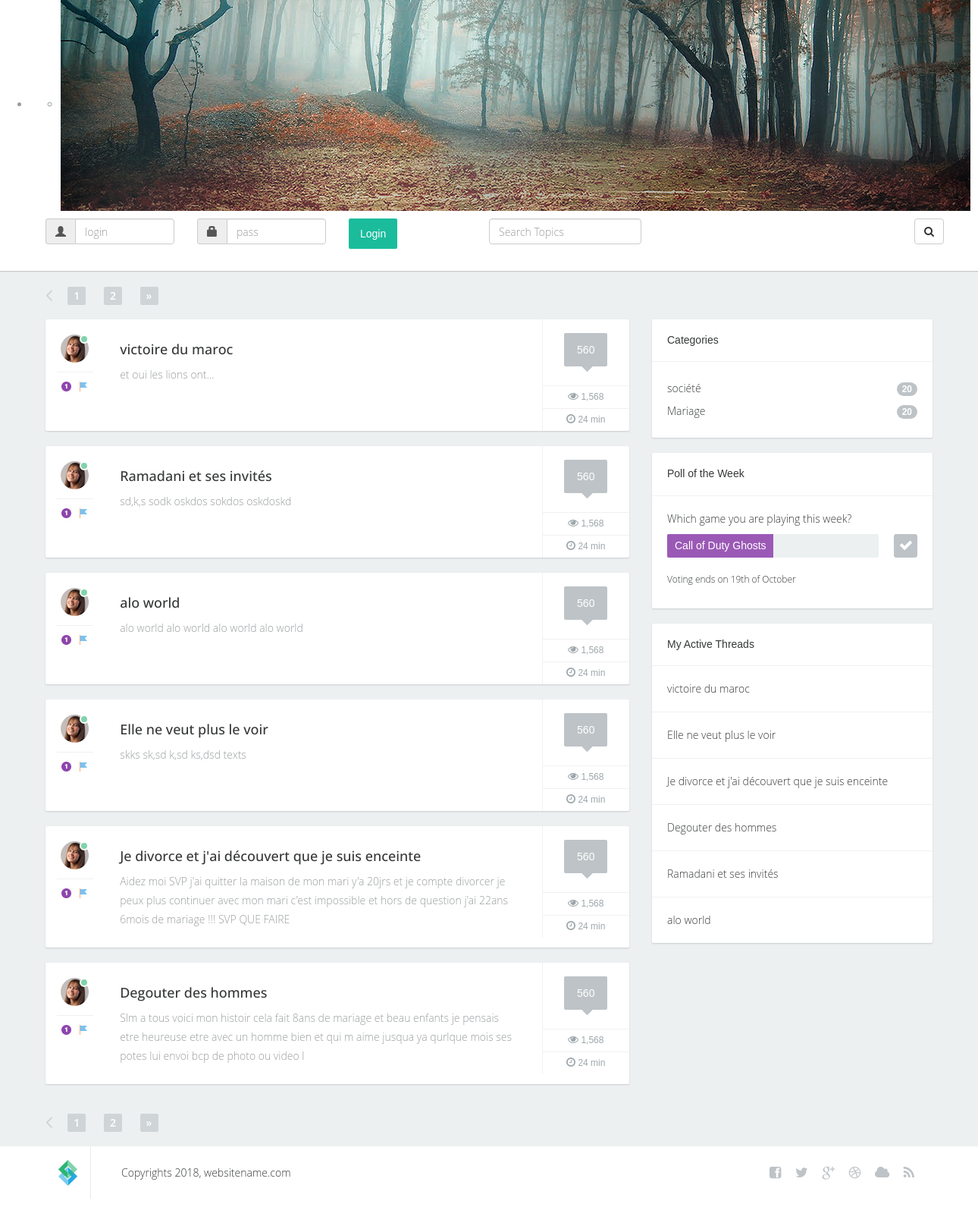
The page / on the database its author committed.
### tables this page shows
CREATE TABLE `topics` (
  `topic_id` int(8) NOT NULL,
  `topic_subject` varchar(255) NOT NULL,
  `topic_date` datetime NOT NULL,
  `topic_cat` int(8) NOT NULL,
  `topic_by` int(8) NOT NULL
);

CREATE TABLE `categories` (
  `cat_id` int(8) NOT NULL,
  `cat_name` varchar(255) NOT NULL,
  `cat_description` varchar(255) NOT NULL
);

### index.php (the view, shortened to what this page needs)
<?php
$perpage = 6;
if(isset($_GET['page']) & !empty($_GET['page'])){
	$curpage = $_GET['page'];
}else{
	$curpage = 1;
}
$start = ($curpage * $perpage) - $perpage;
$PageSql = "SELECT * FROM posts";
$pageres = mysql_query($PageSql);
$totalres = mysql_num_rows($pageres);
$endpage = ceil($totalres/$perpage);
$nextpage = $curpage + 1;
$sqlpost = "SELECT t.topic_id,t.topic_subject,p.post_content
                FROM
                    topics t, posts p
                WHERE
                    t.topic_id=p.post_topic
					group by(t.topic_id)
					order by t.topic_date,p.post_date desc  LIMIT $start, $perpage";
$resultpost = mysql_query($sqlpost);
?>
<!DOCTYPE html>
<html lang="fr">
<head>
        <link href="css/bootstrap.min.css" rel="stylesheet">
        <link href="css/custom.css" rel="stylesheet">
        <link rel="stylesheet" href="font-awesome-4.0.3/css/font-awesome.min.css">
        <link rel="stylesheet" type="text/css" href="css/style.css" media="screen" />
        <link rel="stylesheet" type="text/css" href="rs-plugin/css/settings.css" media="screen" />
    </head>
    <body>
        <div class="container-fluid">
            <div class="tp-banner-container">
              <div class="tp-banner" >
                <ul>
                <li data-transition="fade" data-slotamount="7" data-masterspeed="1500" >
                  <div class="tp-banner-container">
                    <div class="tp-banner" >
                      <ul>
                        <li data-transition="fade" data-slotamount="7" data-masterspeed="1500" >
                          <img src="images/slide.jpg"  alt="slidebg1"  data-bgfit="cover" data-bgposition="left top" data-bgrepeat="no-repeat">
                        </li>
                      </ul>
                    </div>
                  </div>
                </li>
                </ul>
              </div>
            </div>
		  <div class="headernav">
                <div class="container">
                    <div class="row">
					<?php
if(isset($_SESSION['signed_in']) && $_SESSION['signed_in'] == true)
{
    echo "You are already signed in, | you can <a href='signout.php'>sign out</a> if you want.";
}
else
{
    if($_SERVER['REQUEST_METHOD'] != 'POST')
    {
echo "<form method=\"post\" action=\"\">
						<div class=\"col-xs-2\">
<div class=\"input-group\"><span class=\"input-group-addon\"><i class=\"glyphicon glyphicon-user\"></i></span><input id=\"email\" type=\"text\"
class=\"form-control\" name=\"user_name\" placeholder=\"login\">
  </div>
						</div>
						<div class=\"col-xs-2\">
<div class=\"input-group\"><span class=\"input-group-addon\"><i class=\"glyphicon glyphicon-lock\"></i></span><input id=\"password\" type=\"password\" class=\"form-control\" name=\"user_pass\" placeholder=\"pass\">
  </div>
						</div>
						<div class=\"col-xs-2\">
						<button type=\"submit\" class=\"btn btn-primary\">Login</button>
						</div>
    					</form>";
	echo '
	<div class=\"col-xs-6\">
	<div class="wrap">
                                <form action="#" method="post" class="form">
                                    <div class="pull-left txt"><input type="text" class="form-control" placeholder="Search Topics"></div>
                                    <div class="pull-right"><button class="btn btn-default" type="button"><i class="fa fa-search"></i></button></div>
                                    <div class="clearfix"></div>
                                </form>
                            </div>
                        </div>
						</div>';
    }
}
	?>
					</div>
                </div>
            </div>
   <section class="content">
                <div class="container">
                    <div class="row">
                        <div class="col-lg-8 col-xs-12 col-md-8">
                            <div class="pull-left"><a href="#" class="prevnext"><i class="fa fa-angle-left"></i></a></div>
                            <div class="pull-left">
								<ul class="paginationforum">
								   <li class="hidden-xs"><a class="page-link" href="?page=<?php echo $curpage ?>"><?php echo $curpage ?></a></li>
								<?php if($curpage != $endpage){ ?>
                                <li class="hidden-xs"><a class="page-link" href="?page=<?php echo $nextpage ?>"><?php echo $nextpage ?></a></li>
                                <li class="hidden-xs">
                                <a class="page-link" href="?page=<?php echo $endpage ?>" aria-label="Next">
                                <span aria-hidden="true">&raquo;</span>
                               </a>
                               </li>
                              <?php } ?>
								</ul>
                            </div>
                            <div class="clearfix"></div>
                        </div>
                    </div>
                </div>
                <div class="container">
                    <div class="row">
                        <div class="col-lg-8 col-md-8">
                            <?php
 while($rowpost = mysql_fetch_assoc($resultpost))
      {
	 echo " <div class=\"post\">
	                               <div class=\"wrap-ut pull-left\">
                                    <div class=\"userinfo pull-left\">
                                        <div class=\"avatar\">
                                            <img src=\"images/avatar.jpg\" alt=\"\" />
                                            <div class=\"status green\">&nbsp;</div>
                                        </div>
                                        <div class=\"icons\">
                                            <img src=\"images/icon1.jpg\" alt=\"\" /><img src=\"images/icon4.jpg\" alt=\"\" />
                                        </div>
                                    </div>
                                    <div class=\"posttext pull-left\">
  <h2><a href=\"02_topic.html\">".$rowpost["topic_subject"]."</a></h2>
       <p>".substr($rowpost["post_content"],0,200)."</p>
                                    </div>
                                    <div class=\"clearfix\"></div>
                                </div>
                                <div class=\"postinfo pull-left\">
                                    <div class=\"comments\">
                                        <div class=\"commentbg\">
                                            560
                                            <div class=\"mark\"></div>
                                        </div>
                                    </div>
                                    <div class=\"views\"><i class=\"fa fa-eye\"></i> 1,568</div>
                                    <div class=\"time\"><i class=\"fa fa-clock-o\"></i> 24 min</div>
                                </div>
                                <div class=\"clearfix\"></div>
                            </div>";
	  }
	  ?>
                </div>
                        <div class="col-lg-4 col-md-4">
                            <div class="sidebarblock">
                                <h3>Categories</h3>
                                <div class="divline"></div>
                                <div class="blocktxt">
                                    <ul class="cats">
  <?php
$sqlcat = "SELECT cat_id,cat_name,cat_description FROM categories";
$resultcat = mysql_query($sqlcat);
 while($rowcat = mysql_fetch_assoc($resultcat))
      {
	echo "<li><a href=\"category.php?id=".$rowcat['cat_id']."\">".$rowcat['cat_name']."<span class=\"badge pull-right\">20    </span></a></li>";
	}
?>
                                    </ul>
                                </div>
                            </div>
                            <div class="sidebarblock">
                                <h3>Poll of the Week</h3>
                                <div class="divline"></div>
                                <div class="blocktxt">
                                    <p>Which game you are playing this week?</p>
                                    <form action="#" method="post" class="form">
                                        <table class="poll">
                                            <tr>
                                                <td>
                                                    <div class="progress">
                                                        <div class="progress-bar color1" role="progressbar" aria-valuenow="90" aria-valuemin="0" aria-valuemax="50" style="width: 50%">
                                                            Call of Duty Ghosts
                                                        </div>
                                                    </div>
                                                </td>
                                                <td class="chbox">
                                                    <label for="opt1"></label>
                                                </td>
                                           </tr>
                                       </table>
                                    </form>
                                    <p class="smal">Voting ends on 19th of October</p>
                                </div>
                            </div>
                            <div class="sidebarblock">
                                <h3>My Active Threads</h3>
                          <?php
$sqltopic = "SELECT t.topic_subject,count(*) as nbr_post
                FROM
                    topics t, posts p
                WHERE
                    t.topic_id=p.post_topic
					group by(t.topic_id)
					order by  nbr_post desc";
$resulttopic = mysql_query($sqltopic);
 while($rowtopic = mysql_fetch_assoc($resulttopic))
      {
          echo "<div class=\"divline\"></div><div class=\"blocktxt\">
                         <a href=\"#\">".$rowtopic["topic_subject"]."</a></div>";
	  }
?>
                            </div>
                        </div>
                    </div>
                </div>
 <div class="container">
                    <div class="row">
                        <div class="col-lg-8 col-xs-12 col-md-8">
                            <div class="pull-left"><a href="#" class="prevnext"><i class="fa fa-angle-left"></i></a></div>
                            <div class="pull-left">
								<ul class="paginationforum">
								   <li class="hidden-xs"><a class="page-link" href="?page=<?php echo $curpage ?>"><?php echo $curpage ?></a></li>
								<?php if($curpage != $endpage){ ?>
                                <li class="hidden-xs"><a class="page-link" href="?page=<?php echo $nextpage ?>"><?php echo $nextpage ?></a></li>
                                <li class="hidden-xs">
                                <a class="page-link" href="?page=<?php echo $endpage ?>" aria-label="Next">
                                <span aria-hidden="true">&raquo;</span>
                               </a>
                               </li>
                              <?php } ?>
								</ul>
                            </div>
                            <div class="clearfix"></div>
                        </div>
                    </div>
                </div>
            </section>
            <footer>
                <div class="container">
                    <div class="row">
                        <div class="col-lg-1 col-xs-3 col-sm-2 logo "><a href="#"><img src="images/logo.jpg" alt=""  /></a></div>
                        <div class="col-lg-8 col-xs-9 col-sm-5 ">Copyrights 2018, websitename.com</div>
                        <div class="col-lg-3 col-xs-12 col-sm-5 sociconcent">
                            <ul class="socialicons">
                                <li><a href="#"><i class="fa fa-facebook-square"></i></a></li>
                                <li><a href="#"><i class="fa fa-twitter"></i></a></li>
                                <li><a href="#"><i class="fa fa-google-plus"></i></a></li>
                                <li><a href="#"><i class="fa fa-dribbble"></i></a></li>
                                <li><a href="#"><i class="fa fa-cloud"></i></a></li>
                                <li><a href="#"><i class="fa fa-rss"></i></a></li>
                            </ul>
                        </div>
                    </div>
                </div>
            </footer>
    </body>
</html>

### css/style.css (style rules this page uses)
.tp-banner-container { width:100%; position:relative; padding:0; }
.tp-banner { width:100%; position:relative; }

### rows shown on the page
topics: topic_subject "victoire du maroc", post_content "et oui les lions ont..."
topics: topic_subject "Ramadani et ses invités", post_content "sd,k,s sodk oskdos sokdos oskdoskd"
topics: topic_subject "alo world", post_content "alo world alo world alo world alo world"
topics: topic_subject "Elle ne veut plus le voir", post_content "skks sk,sd k,sd ks,dsd texts"
topics: topic_subject "Je divorce et j'ai découvert que je suis enceinte", post_content "Aidez moi SVP j'ai quitter la maison de mon mari y'a 20jrs et je compte divorcer je peux plus continuer avec mon mari c'est impossible et hors de question j'ai 22ans 6mois de mariage !!! SVP QUE FAIRE"
topics: topic_subject "Degouter des hommes", post_content "Slm a tous voici mon histoir cela fait 8ans de mariage et beau enfants je pensais etre heureuse etre avec un homme bien et qui m aime jusqua ya qurlque mois ses potes lui envoi bcp de photo ou video l"
categories: cat_name "société"
categories: cat_name "Mariage"

### other values the page prints
$curpage "1"
$nextpage "2"
$rowtopic["topic_subject"] "victoire du maroc"
$rowtopic["topic_subject"] "Elle ne veut plus le voir"
$rowtopic["topic_subject"] "Je divorce et j'ai découvert que je suis enceinte"
$rowtopic["topic_subject"] "Degouter des hommes"
$rowtopic["topic_subject"] "Ramadani et ses invités"
$rowtopic["topic_subject"] "alo world"
